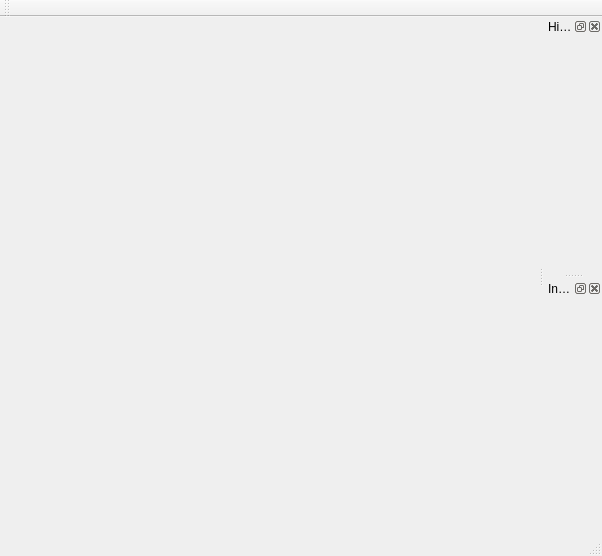
<?xml version="1.0" encoding="UTF-8"?>
<ui version="4.0">
 <class>MainWindow</class>
 <widget class="QMainWindow" name="MainWindow">
  <property name="geometry">
   <rect>
    <x>0</x>
    <y>0</y>
    <width>602</width>
    <height>556</height>
   </rect>
  </property>
  <property name="windowTitle">
   <string>MainWindow</string>
  </property>
  <widget class="QWidget" name="centralWidget"/>
  <widget class="QMenuBar" name="menuBar">
   <property name="geometry">
    <rect>
     <x>0</x>
     <y>0</y>
     <width>602</width>
     <height>21</height>
    </rect>
   </property>
  </widget>
  <widget class="QToolBar" name="mainToolBar">
   <attribute name="toolBarArea">
    <enum>TopToolBarArea</enum>
   </attribute>
   <attribute name="toolBarBreak">
    <bool>false</bool>
   </attribute>
  </widget>
  <widget class="QStatusBar" name="statusBar"/>
  <widget class="QDockWidget" name="dock_hierachy">
   <property name="windowTitle">
    <string>Hierachy</string>
   </property>
   <attribute name="dockWidgetArea">
    <number>2</number>
   </attribute>
   <widget class="QWidget" name="dockWidgetContents"/>
  </widget>
  <widget class="QDockWidget" name="dock_inspector">
   <property name="windowTitle">
    <string>Inspector</string>
   </property>
   <attribute name="dockWidgetArea">
    <number>2</number>
   </attribute>
   <widget class="QWidget" name="dockWidgetContents_2"/>
  </widget>
 </widget>
 <layoutdefault spacing="6" margin="11"/>
 <resources/>
 <connections/>
</ui>
